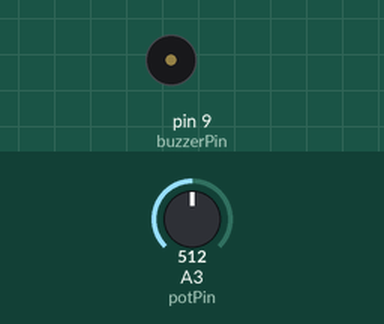
Recording of a sketch running on a simulated Arduino Uno, built with avr-gcc and run on an emulated ATmega328P. Shown: buzzer (waves = sounding). The test bench sets the inputs (shaded band); at power-on: A3 (potPin) = 512.

Above: at 4.47 s.
4.9 s: A3 (potPin) set to 122
At 8.7 s:
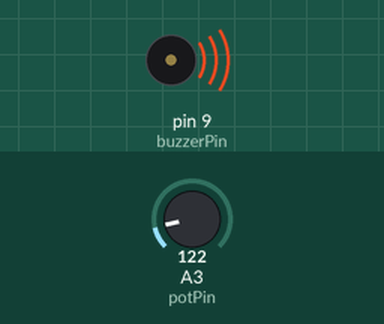
10.0 s: A3 (potPin) set to 231
15.1 s: A3 (potPin) set to 265
24.6 s: A3 (potPin) set to 0
Timing chart, 0 to 27.8 s (numbered marks = the images above; inputs shaded):
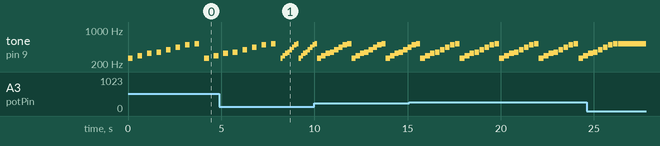

The sketch:

ch11_3.ino
```cpp
int buzzerPin = 9;
int potPin = 3;
int frequencies[] = {262, 294, 330, 349, 392, 440, 494, 523};
int potValue = 0;

void setup() {
}

void loop() {
  potValue = analogRead(potPin);
  for (int i = 0; i < 8; i++) {
    tone(buzzerPin, frequencies[i], 250);
    delay(potValue);
  }
}
```

Measured:
- by itself, tone on pin 9 (buzzerPin): plays 494 Hz for 0.23 s, 523 Hz for 0.23 s, 262 Hz for 0.25 s, 294 Hz for 0.25 s, 330 Hz for 0.25 s, 349 Hz for 0.25 s … (36 notes in this stretch)
